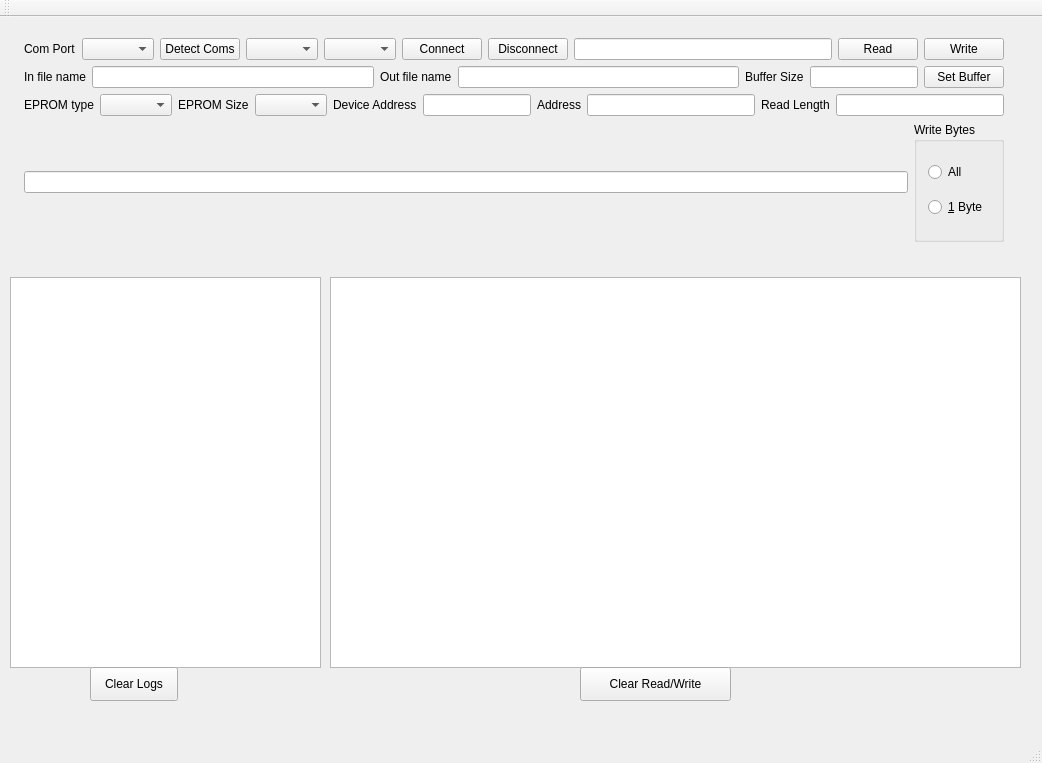
<?xml version="1.0" encoding="UTF-8"?>
<ui version="4.0">
 <class>ReadWriteEEPROM</class>
 <widget class="QMainWindow" name="ReadWriteEEPROM">
  <property name="geometry">
   <rect>
    <x>0</x>
    <y>0</y>
    <width>1042</width>
    <height>763</height>
   </rect>
  </property>
  <property name="windowTitle">
   <string>ReadWriteEEPROM</string>
  </property>
  <widget class="QWidget" name="centralWidget">
   <widget class="QPlainTextEdit" name="logView">
    <property name="geometry">
     <rect>
      <x>10</x>
      <y>260</y>
      <width>311</width>
      <height>391</height>
     </rect>
    </property>
    <property name="minimumSize">
     <size>
      <width>311</width>
      <height>391</height>
     </size>
    </property>
    <property name="readOnly">
     <bool>true</bool>
    </property>
   </widget>
   <widget class="QPlainTextEdit" name="readWriteView">
    <property name="geometry">
     <rect>
      <x>330</x>
      <y>260</y>
      <width>691</width>
      <height>391</height>
     </rect>
    </property>
    <property name="minimumSize">
     <size>
      <width>0</width>
      <height>0</height>
     </size>
    </property>
    <property name="maximumSize">
     <size>
      <width>16777215</width>
      <height>391</height>
     </size>
    </property>
    <property name="sizeAdjustPolicy">
     <enum>QAbstractScrollArea::AdjustIgnored</enum>
    </property>
   </widget>
   <widget class="QPushButton" name="clearLogsButton">
    <property name="geometry">
     <rect>
      <x>90</x>
      <y>650</y>
      <width>88</width>
      <height>34</height>
     </rect>
    </property>
    <property name="text">
     <string>Clear Logs</string>
    </property>
   </widget>
   <widget class="QPushButton" name="clearReadWriteButton">
    <property name="geometry">
     <rect>
      <x>580</x>
      <y>650</y>
      <width>151</width>
      <height>34</height>
     </rect>
    </property>
    <property name="sizePolicy">
     <sizepolicy hsizetype="Minimum" vsizetype="Fixed">
      <horstretch>0</horstretch>
      <verstretch>0</verstretch>
     </sizepolicy>
    </property>
    <property name="text">
     <string>Clear Read/Write</string>
    </property>
   </widget>
   <widget class="QWidget" name="layoutWidget">
    <property name="geometry">
     <rect>
      <x>13</x>
      <y>10</y>
      <width>1002</width>
      <height>226</height>
     </rect>
    </property>
    <layout class="QVBoxLayout" name="verticalLayout_2">
     <item>
      <layout class="QVBoxLayout" name="verticalLayout">
       <item>
        <layout class="QHBoxLayout" name="horizontalLayout">
         <item>
          <widget class="QLabel" name="labelComPort">
           <property name="text">
            <string>Com Port</string>
           </property>
          </widget>
         </item>
         <item>
          <widget class="QComboBox" name="comPorts"/>
         </item>
         <item>
          <widget class="QPushButton" name="detectComs">
           <property name="text">
            <string>Detect Coms</string>
           </property>
          </widget>
         </item>
         <item>
          <widget class="QComboBox" name="boudRate"/>
         </item>
         <item>
          <widget class="QComboBox" name="lineTermination"/>
         </item>
         <item>
          <widget class="QPushButton" name="connectButton">
           <property name="text">
            <string>Connect</string>
           </property>
          </widget>
         </item>
         <item>
          <widget class="QPushButton" name="disconnectButton">
           <property name="text">
            <string>Disconnect</string>
           </property>
          </widget>
         </item>
         <item>
          <widget class="QLineEdit" name="statusLine"/>
         </item>
         <item>
          <widget class="QPushButton" name="readButton">
           <property name="text">
            <string>Read</string>
           </property>
          </widget>
         </item>
         <item>
          <widget class="QPushButton" name="writeButton">
           <property name="text">
            <string>Write</string>
           </property>
          </widget>
         </item>
        </layout>
       </item>
       <item>
        <layout class="QHBoxLayout" name="horizontalLayout_2">
         <item>
          <widget class="QLabel" name="labelinFileName">
           <property name="text">
            <string>In file name</string>
           </property>
          </widget>
         </item>
         <item>
          <widget class="QLineEdit" name="inFileName"/>
         </item>
         <item>
          <widget class="QLabel" name="labelOutFile">
           <property name="text">
            <string>Out file name</string>
           </property>
          </widget>
         </item>
         <item>
          <widget class="QLineEdit" name="outFileName"/>
         </item>
         <item>
          <widget class="QLabel" name="bufferSizelabel">
           <property name="text">
            <string>Buffer Size</string>
           </property>
          </widget>
         </item>
         <item>
          <widget class="QLineEdit" name="bufferSize">
           <property name="sizePolicy">
            <sizepolicy hsizetype="Fixed" vsizetype="Fixed">
             <horstretch>0</horstretch>
             <verstretch>0</verstretch>
            </sizepolicy>
           </property>
           <property name="maxLength">
            <number>1024</number>
           </property>
          </widget>
         </item>
         <item>
          <widget class="QPushButton" name="setBuffer">
           <property name="text">
            <string>Set Buffer</string>
           </property>
          </widget>
         </item>
        </layout>
       </item>
       <item>
        <layout class="QHBoxLayout" name="horizontalLayout_4">
         <item>
          <layout class="QHBoxLayout" name="horizontalLayout_3">
           <item>
            <widget class="QLabel" name="labelEepromType">
             <property name="text">
              <string>EPROM type</string>
             </property>
            </widget>
           </item>
           <item>
            <widget class="QComboBox" name="eepromType"/>
           </item>
           <item>
            <widget class="QLabel" name="sizeLabel">
             <property name="text">
              <string>EPROM Size</string>
             </property>
            </widget>
           </item>
           <item>
            <widget class="QComboBox" name="epromSize"/>
           </item>
           <item>
            <widget class="QLabel" name="deviceAddressLabel">
             <property name="text">
              <string>Device Address</string>
             </property>
            </widget>
           </item>
           <item>
            <widget class="QLineEdit" name="deviceAddress"/>
           </item>
          </layout>
         </item>
         <item>
          <widget class="QLabel" name="addresslabel">
           <property name="text">
            <string>Address</string>
           </property>
          </widget>
         </item>
         <item>
          <widget class="QLineEdit" name="address"/>
         </item>
         <item>
          <widget class="QLabel" name="lengthLabel">
           <property name="text">
            <string>Read Length</string>
           </property>
          </widget>
         </item>
         <item>
          <widget class="QLineEdit" name="length"/>
         </item>
        </layout>
       </item>
      </layout>
     </item>
     <item>
      <layout class="QHBoxLayout" name="horizontalLayout_5">
       <item>
        <layout class="QHBoxLayout" name="horizontalLayout_6">
         <item>
          <widget class="QLineEdit" name="dataToSend"/>
         </item>
         <item>
          <widget class="QGroupBox" name="writeBytes">
           <property name="title">
            <string>Write Bytes</string>
           </property>
           <layout class="QVBoxLayout" name="verticalLayout_3">
            <item>
             <widget class="QRadioButton" name="allBytes">
              <property name="text">
               <string>All</string>
              </property>
             </widget>
            </item>
            <item>
             <widget class="QRadioButton" name="onlyByte">
              <property name="text">
               <string>&amp;1 Byte</string>
              </property>
             </widget>
            </item>
           </layout>
          </widget>
         </item>
        </layout>
       </item>
      </layout>
     </item>
    </layout>
   </widget>
  </widget>
  <widget class="QMenuBar" name="menuBar">
   <property name="geometry">
    <rect>
     <x>0</x>
     <y>0</y>
     <width>1042</width>
     <height>30</height>
    </rect>
   </property>
  </widget>
  <widget class="QToolBar" name="mainToolBar">
   <attribute name="toolBarArea">
    <enum>TopToolBarArea</enum>
   </attribute>
   <attribute name="toolBarBreak">
    <bool>false</bool>
   </attribute>
  </widget>
  <widget class="QStatusBar" name="statusBar"/>
 </widget>
 <layoutdefault spacing="6" margin="11"/>
 <resources/>
 <connections/>
</ui>
